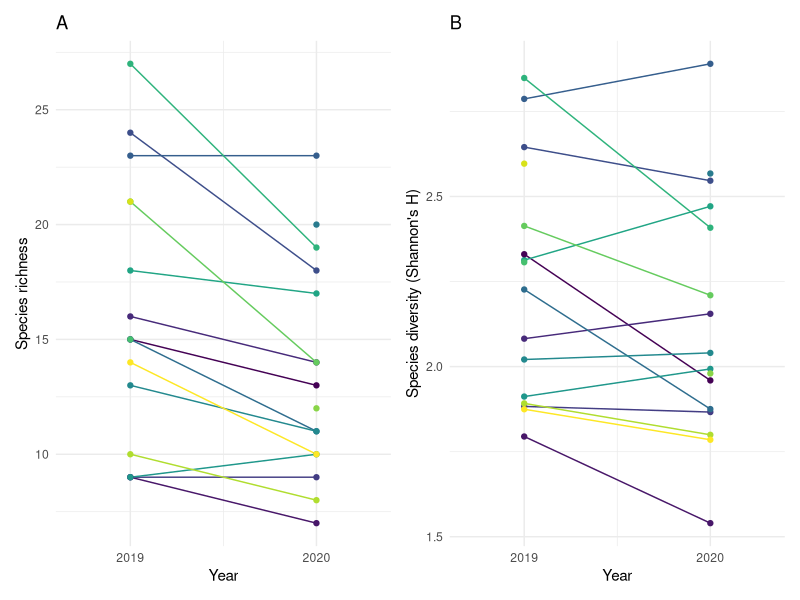

Recreate this plot in R.
library(tidyverse) # For data wrangling and plotting
library(readxl) # to read in excel sheets
library(viridis)
library(vegan)
library(ggrepel)
library(patchwork)

abc_2020 <- read_excel("ABC2020/abc_master_2020.xlsx")

abc_2020_long <- abc_2020 %>%
  select(c(4, 5, 12, 19:ncol(.))) %>%
  rename_with(~ c("transect_point", "transect_set", "spp", "total",
                  "lat", "long", "alt", "gps_id", "site_name", "easting", 
                  "northing", "m_name",	"latin_name",	"euro_name", "cons_status",
                  "nz_cons_status")) %>%
  filter(!grepl("Unknown", spp)) %>%
  group_by(site_name, transect_set, transect_point, easting, northing, spp, nz_cons_status) %>%
  summarise(total = sum(total)) %>%
  mutate(spp = str_replace_all(spp, " ", "_"),
         site_name = str_replace_all(site_name, "wreck_bay", "rangiwhakaea_bay"),
         year = 2020) %>%
  ungroup()


abc_2020_wide_summary_by_site <- abc_2020_long %>%
  group_by(year, site_name, spp) %>%
  summarise(total_count_per_spp = sum(total)) %>%
  pivot_wider(names_from = spp, values_from = total_count_per_spp, names_prefix = "spp_") %>%
  replace(is.na(.), 0) %>%
  ungroup() %>%
  mutate(
    divers_by_site = diversity(select(., starts_with("spp_")), "shannon", MARGIN = 1),
    rich_by_site = rowSums(select(., starts_with("spp_")) > 0)
  ) %>%
  ungroup()


abc_2019 <- read_excel("ABC2020/ABC- Master data 2019.xlsx")

abc_2019_long <- abc_2019 %>% 
  select(c(2, 4, 5, 12, 19)) %>%
  rename_with(~ c("site_name", "transect_point", "transect_set", "spp", "total")) %>%
  filter(!grepl("Unknown", spp)) %>%
  group_by(site_name,transect_set, transect_point, spp) %>%
  summarise(total = sum(total)) %>%
  mutate(spp = str_replace_all(spp, " ", "_"),
         site_name = case_when(site_name %in% "A" ~ "awana", 
                               site_name %in% "C" ~ "kaitoke", # not sure here
                               site_name %in% "CC" ~ "cooper_castle",
                               site_name %in% "G" ~ "glenfern",
                               site_name %in% "H" ~ "haratoanga",
                               site_name %in% "Me" ~ "medlands",
                               site_name %in% "Mo" ~ "motairehe",
                               site_name %in% "MY" ~ "mt_young",
                               site_name %in% "N" ~ "needle_rock", # not sure here
                               site_name %in% "Op" ~ "okupu",
                               site_name %in% "Ow" ~ "Okiwi",
                               site_name %in% "R" ~ "rakitu",
                               site_name %in% "T" ~ "rangitawhiri_tryphena", # not sure here
                               site_name %in% "TP" ~ "te_paparahi",
                               site_name %in% "W" ~ "whangaparapara",
                               site_name %in% "WH" ~ "windy_hill",
                               TRUE ~ site_name),
         year = 2019) %>%
  ungroup()

unique(abc_2019_long$spp)
abc_2019_long <- abc_2019_long %>%
  mutate(spp = str_replace_all(spp, "DunNck", "Duck_sp"))

abc_19_20_long <- bind_rows(abc_2020_long, abc_2019_long)
head(abc_19_20_long)
tail(abc_19_20_long)


abc_2019_wide_summary_by_site <- abc_2019_long %>%
  group_by(year, site_name, spp) %>%
  summarise(total_count_per_spp = sum(total)) %>%
  pivot_wider(names_from = spp, values_from = total_count_per_spp, names_prefix = "spp_") %>%
  replace(is.na(.), 0) %>%
  ungroup() %>%
  mutate(
    divers_by_site = diversity(select(., starts_with("spp_")), "shannon", MARGIN = 1),
    rich_by_site = rowSums(select(., starts_with("spp_")) > 0)
  ) %>%
  ungroup()



abc_19_20_wide <- bind_rows(abc_2020_wide_summary_by_site, abc_2019_wide_summary_by_site) %>%
  mutate(site_label = str_to_title(str_replace_all(site_name, "_", " ")))



rich_bump <- ggplot(abc_19_20_wide, aes(x = year, y = rich_by_site, group = site_name)) +
  geom_line(aes(colour = site_name)) +
  geom_point(aes(colour = site_name)) +
  scale_x_continuous(limits = c(2019,2020), breaks = c(2019,2020),
                     expand = expansion(mult = 0.4))+
  scale_color_viridis(discrete = T) +
  geom_text_repel(data = abc_19_20_wide %>% filter(year == 2019), 
                  aes(label = site_label), nudge_x = -0.2, size = 3) +
  geom_text_repel(data = abc_19_20_wide %>% filter(year == 2020), 
                  aes(label = site_label), nudge_x = 0.2, size = 3) +
  labs(x = "Year", y = "Species richness", title = "A") +
  
  theme_minimal() +
  theme(legend.position = "none")


divers_bump <- ggplot(abc_19_20_wide, aes(x = year, y = divers_by_site, group = site_name)) +
  geom_line(aes(colour = site_name)) +
  geom_point(aes(colour = site_name)) +
  scale_x_continuous(limits = c(2019,2020), breaks = c(2019,2020),
                     expand = expansion(mult = 0.4))+
  scale_color_viridis(discrete = T) +
  geom_text_repel(data = abc_19_20_wide %>% filter(year == 2019), 
                  aes(label = site_label), nudge_x = -0.2, size = 3) +
  geom_text_repel(data = abc_19_20_wide %>% filter(year == 2020), 
                  aes(label = site_label), nudge_x = 0.2, size = 3) +
  labs(x = "Year", y = "Species diversity (Shannon's H)", title = "B") +
  
  theme_minimal() +
  theme(legend.position = "none")


rich_diverse_bump <- rich_bump + divers_bump

ggsave(rich_diverse_bump, filename = "maps_imgs/rich_diverse_bump.png", device = "png", dpi = 600, width = 13, height = 10)



